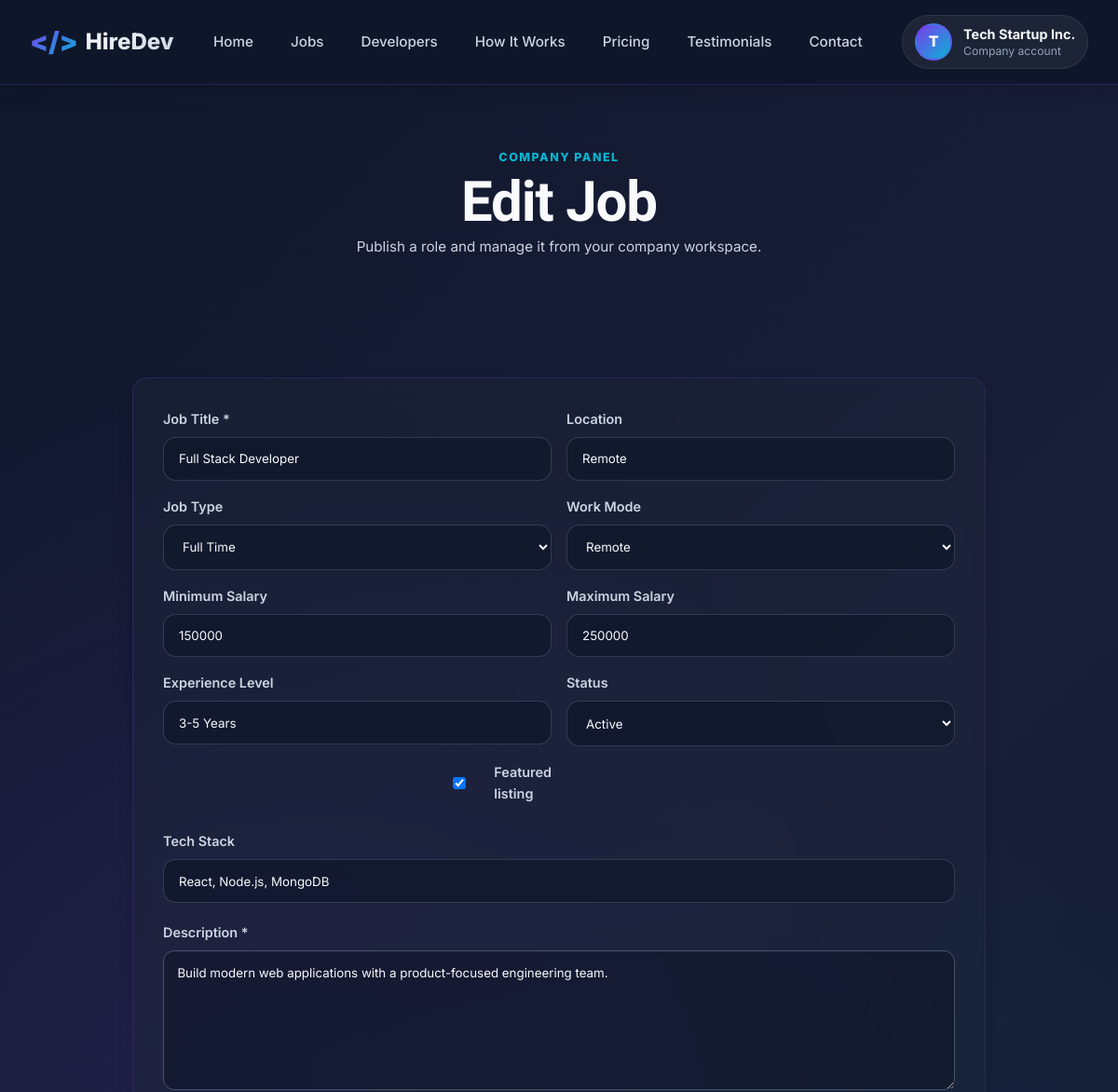
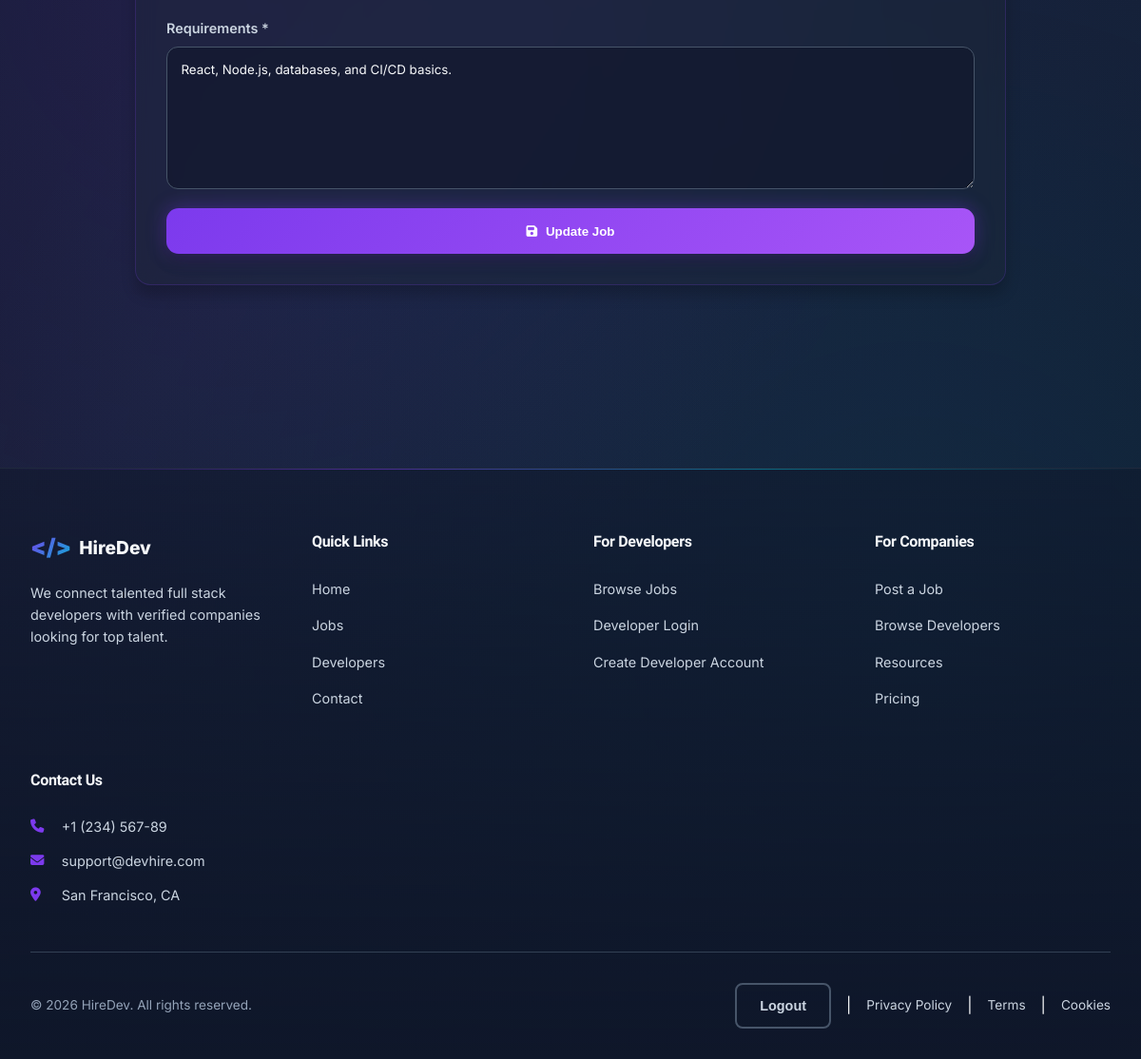
Screenshot of /DevHire/company/create-job.php?id=1 (signed in) with the database file from the repository (2 pictures, top to bottom).
### tables this page shows
CREATE TABLE jobs (
    id INT PRIMARY KEY AUTO_INCREMENT,
    title VARCHAR(255) NOT NULL,
    company_id INT NOT NULL,
    description LONGTEXT NOT NULL,
    requirements LONGTEXT NOT NULL,
    salary_min INT DEFAULT NULL,
    salary_max INT DEFAULT NULL,
    experience_level VARCHAR(50) DEFAULT NULL,
    job_type ENUM('full-time', 'part-time', 'contract', 'freelance') NOT NULL DEFAULT 'full-time',
    work_mode ENUM('remote', 'hybrid', 'on-site') NOT NULL DEFAULT 'remote',
    location VARCHAR(255) DEFAULT NULL,
    tech_stack LONGTEXT DEFAULT NULL,
    applications_count INT NOT NULL DEFAULT 0,
    status ENUM('active', 'inactive', 'closed') NOT NULL DEFAULT 'active',
    featured BOOLEAN NOT NULL DEFAULT FALSE,
    created_at TIMESTAMP NOT NULL DEFAULT CURRENT_TIMESTAMP,
    updated_at TIMESTAMP NOT NULL DEFAULT CURRENT_TIMESTAMP ON UPDATE CURRENT_TIMESTAMP,
    CONSTRAINT fk_jobs_company FOREIGN KEY (company_id) REFERENCES users(id) ON DELETE CASCADE,
    INDEX idx_status (status),
    INDEX idx_company (company_id),
    INDEX idx_featured (featured),
    FULLTEXT INDEX ft_title_description (title, description)
);

### DevHire/company/middleware.php (called while the page is built, shortened)
<?php
require_once __DIR__ . '/../includes/helpers.php';
function companyJobById(mysqli $conn, int $jobId, ?int $companyId = null): ?array
{
	$companyId = $companyId ?? currentCompanyId();
	$stmt = $conn->prepare('SELECT id, title, company_id, description, requirements, salary_min, salary_max, experience_level, job_type, work_mode, location, tech_stack, applications_count, status, featured, created_at, updated_at FROM jobs WHERE id = ? AND company_id = ? LIMIT 1');
	$stmt->bind_param('ii', $jobId, $companyId);
	$stmt->execute();
	$job = $stmt->get_result()->fetch_assoc() ?: null;
	return $job;
}
function requireCompanyJobOwnership(mysqli $conn, int $jobId, ?int $companyId = null): array
{
	$job = companyJobById($conn, $jobId, $companyId);
	return $job;
}
function companyJobOptions(): array
{
	return [
		'full-time' => 'Full Time',
		'part-time' => 'Part Time',
		'contract' => 'Contract',
		'freelance' => 'Freelance',
	];
}
function companyWorkModeOptions(): array
{
	return [
		'remote' => 'Remote',
		'hybrid' => 'Hybrid',
		'on-site' => 'On Site',
	];
}
function companyStatusOptions(): array
{
	return [
		'active' => 'Active',
		'inactive' => 'Inactive',
		'closed' => 'Closed',
	];
}

### DevHire/company/create-job.php (the view, shortened to what this page needs)
<?php
require_once '../config/db.php';
require_once __DIR__ . '/middleware.php';
$companyId = currentCompanyId();
$jobId = isset($_GET['id']) ? (int) $_GET['id'] : 0;
$job = null;
$allowedJobTypes = companyJobOptions();
$allowedWorkModes = companyWorkModeOptions();
$allowedStatuses = companyStatusOptions();
if ($jobId > 0) {
	$job = requireCompanyJobOwnership($conn, $jobId, $companyId);
}
$formValues = [
	'title' => (string) ($job['title'] ?? ''),
	'description' => (string) ($job['description'] ?? ''),
	'requirements' => (string) ($job['requirements'] ?? ''),
	'salary_min' => (string) ($job['salary_min'] ?? ''),
	'salary_max' => (string) ($job['salary_max'] ?? ''),
	'experience_level' => (string) ($job['experience_level'] ?? ''),
	'job_type' => (string) ($job['job_type'] ?? 'full-time'),
	'work_mode' => (string) ($job['work_mode'] ?? 'remote'),
	'location' => (string) ($job['location'] ?? ''),
	'tech_stack' => (string) ($job['tech_stack'] ?? ''),
	'status' => (string) ($job['status'] ?? 'active'),
	'featured' => !empty($job['featured']) ? '1' : '0',
];
include '../includes/header.php';
include '../includes/navbar.php';
?>
<section class="page-hero">
	<div class="page-hero-inner">
		<span class="eyebrow">Company Panel</span>
		<h1><?= $jobId > 0 ? 'Edit Job' : 'Create Job' ?></h1>
		<p class="quick-apply-subtitle">Publish a role and manage it from your company workspace.</p>
	</div>
</section>
<section class="featured-jobs company-create-job-section">
	<div class="apply-layout-single">
		<form method="POST" class="apply-form apply-form--stacked" novalidate>
			<div class="form-grid form-grid-two">
				<div class="form-group">
					<label for="title">Job Title *</label>
					<input type="text" id="title" name="title" value="<?= htmlspecialchars($formValues['title'], ENT_QUOTES, 'UTF-8') ?>" required>
				</div>
				<div class="form-group">
					<label for="location">Location</label>
					<input type="text" id="location" name="location" value="<?= htmlspecialchars($formValues['location'], ENT_QUOTES, 'UTF-8') ?>">
				</div>
				<div class="form-group">
					<label for="job_type">Job Type</label>
					<select id="job_type" name="job_type">
						<?php foreach ($allowedJobTypes as $value => $label): ?>
							<option value="<?= htmlspecialchars($value, ENT_QUOTES, 'UTF-8') ?>" <?= $formValues['job_type'] === $value ? 'selected' : '' ?>><?= htmlspecialchars($label, ENT_QUOTES, 'UTF-8') ?></option>
						<?php endforeach; ?>
					</select>
				</div>
				<div class="form-group">
					<label for="work_mode">Work Mode</label>
					<select id="work_mode" name="work_mode">
						<?php foreach ($allowedWorkModes as $value => $label): ?>
							<option value="<?= htmlspecialchars($value, ENT_QUOTES, 'UTF-8') ?>" <?= $formValues['work_mode'] === $value ? 'selected' : '' ?>><?= htmlspecialchars($label, ENT_QUOTES, 'UTF-8') ?></option>
						<?php endforeach; ?>
					</select>
				</div>
				<div class="form-group">
					<label for="salary_min">Minimum Salary</label>
					<input type="number" id="salary_min" name="salary_min" value="<?= htmlspecialchars($formValues['salary_min'], ENT_QUOTES, 'UTF-8') ?>" min="0">
				</div>
				<div class="form-group">
					<label for="salary_max">Maximum Salary</label>
					<input type="number" id="salary_max" name="salary_max" value="<?= htmlspecialchars($formValues['salary_max'], ENT_QUOTES, 'UTF-8') ?>" min="0">
				</div>
				<div class="form-group">
					<label for="experience_level">Experience Level</label>
					<input type="text" id="experience_level" name="experience_level" value="<?= htmlspecialchars($formValues['experience_level'], ENT_QUOTES, 'UTF-8') ?>" placeholder="3-5 Years">
				</div>
				<div class="form-group">
					<label for="status">Status</label>
					<select id="status" name="status">
						<?php foreach ($allowedStatuses as $value => $label): ?>
							<option value="<?= htmlspecialchars($value, ENT_QUOTES, 'UTF-8') ?>" <?= $formValues['status'] === $value ? 'selected' : '' ?>><?= htmlspecialchars($label, ENT_QUOTES, 'UTF-8') ?></option>
						<?php endforeach; ?>
					</select>
				</div>
				<div class="form-group featured-toggle-group">
					<label class="featured-toggle-label">
						<input type="checkbox" name="featured" value="1" <?= $formValues['featured'] === '1' ? 'checked' : '' ?>> Featured listing
					</label>
				</div>
			</div>
			<div class="form-group">
				<label for="tech_stack">Tech Stack</label>
				<input type="text" id="tech_stack" name="tech_stack" value="<?= htmlspecialchars($formValues['tech_stack'], ENT_QUOTES, 'UTF-8') ?>" placeholder="React, Node.js, MySQL">
			</div>
			<div class="form-group">
				<label for="description">Description *</label>
				<textarea id="description" name="description" rows="7" required><?= htmlspecialchars($formValues['description'], ENT_QUOTES, 'UTF-8') ?></textarea>
			</div>
			<div class="form-group">
				<label for="requirements">Requirements *</label>
				<textarea id="requirements" name="requirements" rows="7" required><?= htmlspecialchars($formValues['requirements'], ENT_QUOTES, 'UTF-8') ?></textarea>
			</div>
			<button type="submit" class="btn-submit btn-block">
				<i class="fas fa-save"></i> <?= $jobId > 0 ? 'Update Job' : 'Create Job' ?>
			</button>
		</form>
	</div>
</section>
<?php include '../includes/footer.php'; ?>

### rows the page displays
jobs: title "Full Stack Developer", location "Remote", job_type "Full Time", work_mode "Remote", salary_min "150000", salary_max "250000", experience_level "3-5 Years", status "Active", featured "☑", tech_stack "React, Node.js, MongoDB", description "Build modern web applications with a product-focused engineering team.", requirements "React, Node.js, databases, and CI/CD basics."

### other values shown
SITE_COMPANY_NAME "HireDev"
substr($displayName, 0, 1) "T"
$displayName "Tech Startup Inc."
roleLabel($currentRole) "Company"
substr(CONTACT_PHONE, 0, 15) "+1 (234) 567-89"
CONTACT_SUPPORT_EMAIL "support@devhire.com"
$label "Logout"
